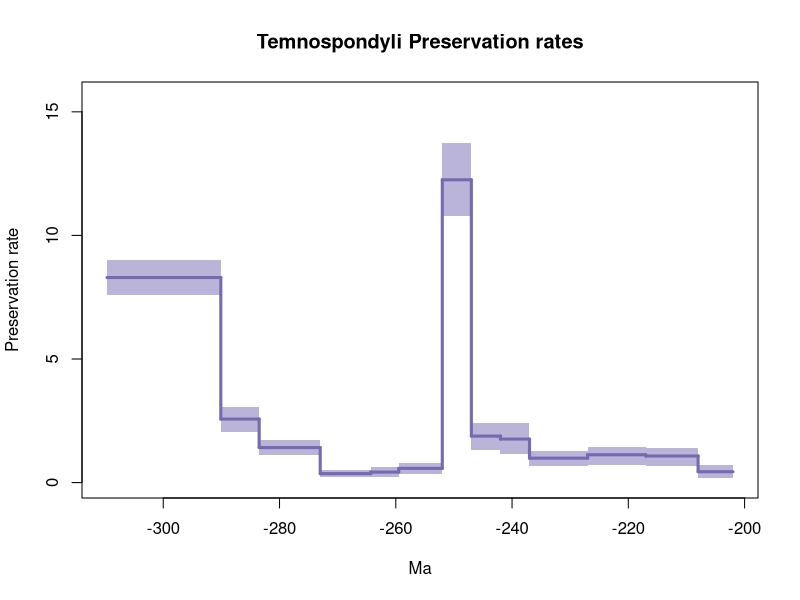

Write R code to recreate this figure.
library(scales)

pdf(file='C:/Users/SimoesLabAdmin/Documents/BDNN_Arielli/temnospondyli/pyrate_mcmc_logs/RJMCMC_NoPreds/temnospondyli_pyrate_1_Grj_mcmc_RTT_Qrates.pdf',width=0.6*9, height=0.6*7)

age = c(-309.6694236388722, -290.1)
Q_mean = 8.29629411970856
Q_hpd_m = 7.5912977076935615
Q_hpd_M = 8.98908792914453
plot(age,age,type = 'n', ylim = c(0, 15.583552833261798), xlim = c(-309.6694236388722,-201.99977794808532), ylab = 'Preservation rate', xlab = 'Ma',main='Temnospondyli Preservation rates' )
segments(x0=age[1], y0 = Q_mean, x1 = age[2], y1 = Q_mean, col = "#756bb1", lwd=3)
polygon( c(age, rev(age)), c(Q_hpd_m, Q_hpd_m, Q_hpd_M, Q_hpd_M), col = alpha("#756bb1",0.5), border = NA)
age = c(-290.1, -283.5)
Q_mean = 2.570259023940824
Q_hpd_m = 2.066617730781881
Q_hpd_M = 3.0541172333452358
segments(x0=age[1], y0 = 8.29629411970856, x1 = age[1], y1 = Q_mean, col = "#756bb1", lwd=3)
segments(x0=age[1], y0 = Q_mean, x1 = age[2], y1 = Q_mean, col = "#756bb1", lwd=3)
polygon( c(age, rev(age)), c(Q_hpd_m, Q_hpd_m, Q_hpd_M, Q_hpd_M), col = alpha("#756bb1",0.5), border = NA)
age = c(-283.5, -273.0)
Q_mean = 1.416557861744468
Q_hpd_m = 1.1189000836362373
Q_hpd_M = 1.7100500579326567
segments(x0=age[1], y0 = 2.570259023940824, x1 = age[1], y1 = Q_mean, col = "#756bb1", lwd=3)
segments(x0=age[1], y0 = Q_mean, x1 = age[2], y1 = Q_mean, col = "#756bb1", lwd=3)
polygon( c(age, rev(age)), c(Q_hpd_m, Q_hpd_m, Q_hpd_M, Q_hpd_M), col = alpha("#756bb1",0.5), border = NA)
age = c(-273.0, -264.3)
Q_mean = 0.36153032440312016
Q_hpd_m = 0.2215799005250955
Q_hpd_M = 0.5106094990278462
segments(x0=age[1], y0 = 1.416557861744468, x1 = age[1], y1 = Q_mean, col = "#756bb1", lwd=3)
segments(x0=age[1], y0 = Q_mean, x1 = age[2], y1 = Q_mean, col = "#756bb1", lwd=3)
polygon( c(age, rev(age)), c(Q_hpd_m, Q_hpd_m, Q_hpd_M, Q_hpd_M), col = alpha("#756bb1",0.5), border = NA)
age = c(-264.3, -259.5)
Q_mean = 0.4246967793821114
Q_hpd_m = 0.22653148425501043
Q_hpd_M = 0.628504502415969
segments(x0=age[1], y0 = 0.36153032440312016, x1 = age[1], y1 = Q_mean, col = "#756bb1", lwd=3)
segments(x0=age[1], y0 = Q_mean, x1 = age[2], y1 = Q_mean, col = "#756bb1", lwd=3)
polygon( c(age, rev(age)), c(Q_hpd_m, Q_hpd_m, Q_hpd_M, Q_hpd_M), col = alpha("#756bb1",0.5), border = NA)
age = c(-259.5, -252.0)
Q_mean = 0.5743927952332266
Q_hpd_m = 0.35285529623196427
Q_hpd_M = 0.7852467247025829
segments(x0=age[1], y0 = 0.4246967793821114, x1 = age[1], y1 = Q_mean, col = "#756bb1", lwd=3)
segments(x0=age[1], y0 = Q_mean, x1 = age[2], y1 = Q_mean, col = "#756bb1", lwd=3)
polygon( c(age, rev(age)), c(Q_hpd_m, Q_hpd_m, Q_hpd_M, Q_hpd_M), col = alpha("#756bb1",0.5), border = NA)
age = c(-252.0, -247.0)
Q_mean = 12.250306123932136
Q_hpd_m = 10.787653303734007
Q_hpd_M = 13.748882728281789
segments(x0=age[1], y0 = 0.5743927952332266, x1 = age[1], y1 = Q_mean, col = "#756bb1", lwd=3)
segments(x0=age[1], y0 = Q_mean, x1 = age[2], y1 = Q_mean, col = "#756bb1", lwd=3)
polygon( c(age, rev(age)), c(Q_hpd_m, Q_hpd_m, Q_hpd_M, Q_hpd_M), col = alpha("#756bb1",0.5), border = NA)
age = c(-247.0, -242.0)
Q_mean = 1.8819163378714985
Q_hpd_m = 1.337891109779474
Q_hpd_M = 2.4075666742252024
segments(x0=age[1], y0 = 12.250306123932136, x1 = age[1], y1 = Q_mean, col = "#756bb1", lwd=3)
segments(x0=age[1], y0 = Q_mean, x1 = age[2], y1 = Q_mean, col = "#756bb1", lwd=3)
polygon( c(age, rev(age)), c(Q_hpd_m, Q_hpd_m, Q_hpd_M, Q_hpd_M), col = alpha("#756bb1",0.5), border = NA)
age = c(-242.0, -237.0)
Q_mean = 1.7610404116203404
Q_hpd_m = 1.1563797734405847
Q_hpd_M = 2.4040145236506434
segments(x0=age[1], y0 = 1.8819163378714985, x1 = age[1], y1 = Q_mean, col = "#756bb1", lwd=3)
segments(x0=age[1], y0 = Q_mean, x1 = age[2], y1 = Q_mean, col = "#756bb1", lwd=3)
polygon( c(age, rev(age)), c(Q_hpd_m, Q_hpd_m, Q_hpd_M, Q_hpd_M), col = alpha("#756bb1",0.5), border = NA)
age = c(-237.0, -227.0)
Q_mean = 0.9876733850793044
Q_hpd_m = 0.6730143960737542
Q_hpd_M = 1.275527686984582
segments(x0=age[1], y0 = 1.7610404116203404, x1 = age[1], y1 = Q_mean, col = "#756bb1", lwd=3)
segments(x0=age[1], y0 = Q_mean, x1 = age[2], y1 = Q_mean, col = "#756bb1", lwd=3)
polygon( c(age, rev(age)), c(Q_hpd_m, Q_hpd_m, Q_hpd_M, Q_hpd_M), col = alpha("#756bb1",0.5), border = NA)
age = c(-227.0, -217.0)
Q_mean = 1.1253464768562829
Q_hpd_m = 0.7176018493636617
Q_hpd_M = 1.4446044354994643
segments(x0=age[1], y0 = 0.9876733850793044, x1 = age[1], y1 = Q_mean, col = "#756bb1", lwd=3)
segments(x0=age[1], y0 = Q_mean, x1 = age[2], y1 = Q_mean, col = "#756bb1", lwd=3)
polygon( c(age, rev(age)), c(Q_hpd_m, Q_hpd_m, Q_hpd_M, Q_hpd_M), col = alpha("#756bb1",0.5), border = NA)
age = c(-217.0, -208.0)
Q_mean = 1.0760667462354014
Q_hpd_m = 0.6793160081621745
Q_hpd_M = 1.3975017673064192
segments(x0=age[1], y0 = 1.1253464768562829, x1 = age[1], y1 = Q_mean, col = "#756bb1", lwd=3)
segments(x0=age[1], y0 = Q_mean, x1 = age[2], y1 = Q_mean, col = "#756bb1", lwd=3)
polygon( c(age, rev(age)), c(Q_hpd_m, Q_hpd_m, Q_hpd_M, Q_hpd_M), col = alpha("#756bb1",0.5), border = NA)
age = c(-208.0, -201.99977794808532)
Q_mean = 0.43977608727428397
Q_hpd_m = 0.1942913259258005
Q_hpd_M = 0.7226576175427754
segments(x0=age[1], y0 = 1.0760667462354014, x1 = age[1], y1 = Q_mean, col = "#756bb1", lwd=3)
segments(x0=age[1], y0 = Q_mean, x1 = age[2], y1 = Q_mean, col = "#756bb1", lwd=3)
polygon( c(age, rev(age)), c(Q_hpd_m, Q_hpd_m, Q_hpd_M, Q_hpd_M), col = alpha("#756bb1",0.5), border = NA)
n <- dev.off()